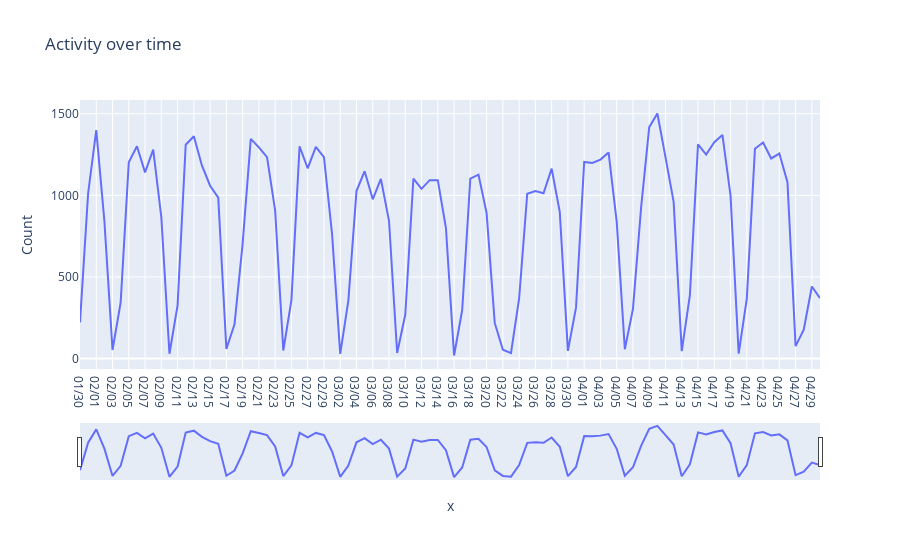

The cell this chart's notebook holds for it:
### Code cell
#Graph the result
fig = px.line(result, x=sorted(result.Date), y='Count', title='Activity over time')
fig.update_xaxes(rangeslider_visible=True)
fig.show()

### Figure 1 — Plotly figure (JSON) as saved in the notebook; plotly's stock layout.template omitted (floating-point values rounded to 4 significant figures)
{"data": [{"hovertemplate": "x=%{x}<br>Count=%{y}<extra></extra>", "legendgroup": "", "line": {"color": "#636efa", "dash": "solid"}, "mode": "lines", "name": "", "orientation": "v", "showlegend": false, "type": "scatter", "x": ["01/30", "01/31", "02/01", "02/02", "02/03", "02/04", "02/05", "02/06", "02/07", "02/08", "02/09", "02/10", "02/11", "02/12", "02/13", "02/14", "02/15", "02/16", "02/17", "02/18", "02/19", "02/20", "02/21", "02/22", "02/23", "02/24", "02/25", "02/26", "02/27", "02/28", "02/29", "03/01", "03/02", "03/03", "03/04", "03/05", "03/06", "03/07", "03/08", "03/09", "03/10", "03/11", "03/12", "03/13", "03/14", "03/15", "03/16", "03/17", "03/18", "03/19", "03/20", "03/21", "03/22", "03/23", "03/24", "03/25", "03/26", "03/27", "03/28", "03/29", "03/30", "03/31", "04/01", "04/02", "04/03", "04/04", "04/05", "04/06", "04/07", "04/08", "04/09", "04/10", "04/11", "04/12", "04/13", "04/14", "04/15", "04/16", "04/17", "04/18", "04/19", "04/20", "04/21", "04/22", "04/23", "04/24", "04/25", "04/26", "04/27", "04/28", "04/29", "04/30"], "xaxis": "x", "y": [221, 1013, 1400, 842, 52, 344, 1203, 1301, 1141, 1280, 866, 29, 326, 1310, 1362, 1182, 1059, 986, 58, 209, 704, 1346, 1294, 1234, 906, 49, 358, 1300, 1166, 1297, 1234, 761, 28, 355, 1026, 1148, 976, 1101, 844, 34, 268, 1103, 1040, 1093, 1093, 800, 18, 297, 1103, 1127, 892, 218, 54, 33, 369, 1010, 1026, 1013, 1164, 897, 47, 313, 1205, 1198, 1219, 1263, 839, 57, 304, 925, 1418, 1502, 1234, 960, 45, 388, 1313, 1250, 1326, 1370, 998, 30, 367, 1286, 1324, 1226, 1256, 1081, 76, 176, 441, 370], "yaxis": "y"}], "layout": {"legend": {"tracegroupgap": 0}, "title": {"text": "Activity over time"}, "xaxis": {"anchor": "y", "domain": [0, 1], "rangeslider": {"visible": true}, "title": {"text": "x"}}, "yaxis": {"anchor": "x", "domain": [0, 1], "title": {"text": "Count"}}}}
